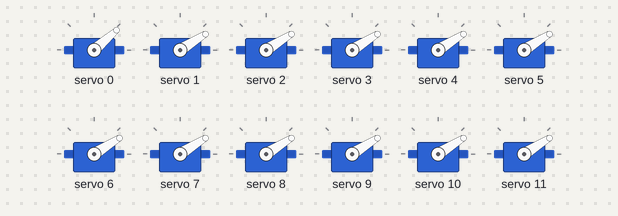
A sketch run on a simulated Arduino Uno, built with avr-gcc and run on an emulated ATmega328P. Parts: 12 × servo.

Above: at 0.05 s.
At 0.2 s:
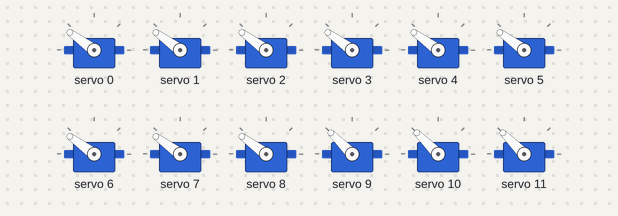
At 0.75 s:
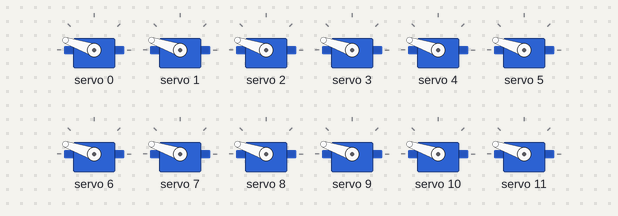
At 1.3 s:
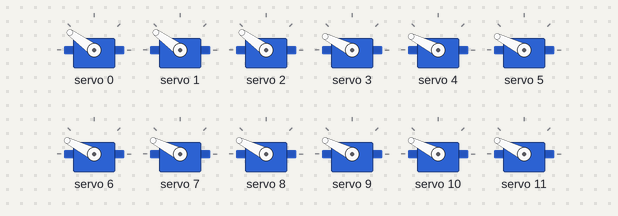
At 1.45 s:
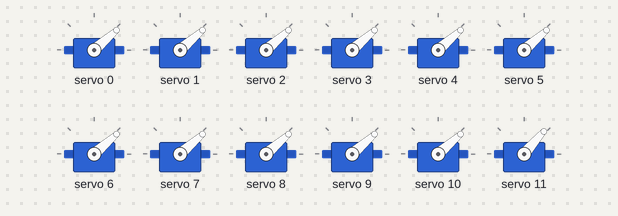
At 3.45 s:
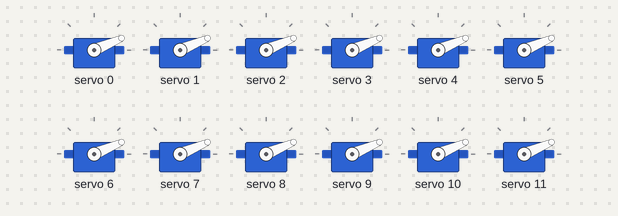
Timing chart, 0 to 8.0 s (numbered marks = the images above):
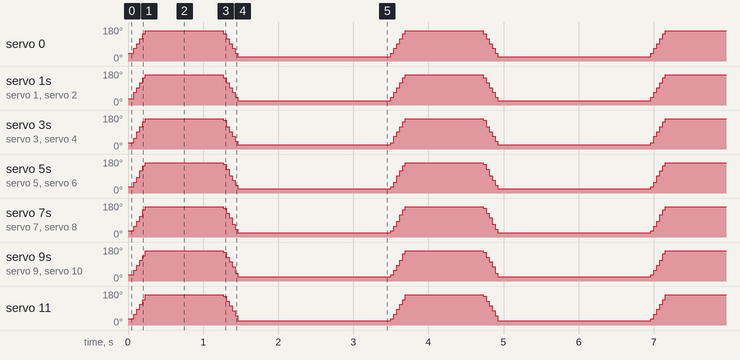

Measured:
- by itself, servo 0–2: repeats every 3.5 s: 92° 0.04 s, 118° 0.04 s, 144° 0.03 s, 161° 1.0 s, 144° 0.04 s, 118° 0.04 s, 92° 0.04 s, 67° 0.04 s, 41° 0.03 s, 23° 2.0 s, 41° 0.04 s, 67° 0.04 s
- by itself, servo 11: repeats every 3.5 s: 84° 0.04 s, 110° 0.04 s, 135° 0.03 s, 161° 1.0 s, 153° 0.04 s, 127° 0.04 s, 101° 0.04 s, 75° 0.04 s, 49° 0.03 s, 23° 2.0 s, 32° 0.04 s, 58° 0.04 s

The sketch:

ServoControllerTest.ino
```cpp
#include <Wire.h>
#include <Adafruit_PWMServoDriver.h>

Adafruit_PWMServoDriver servos = Adafruit_PWMServoDriver(0x40);


#define SERVOMIN 172
#define SERVOMAX 565
unsigned int pos0=0; // 172 ancho de pulso en cuentas para pocicion 0° 262
unsigned int pos180=180; // 565 ancho de pulso en cuentas para la pocicion 180° 488
unsigned int pulselength;

void setup() {
  servos.begin();
  servos.setPWMFreq(60); //Frecuecia PWM de 60Hz o T=16,66ms
}


void loop() {

  for (int degrees = pos0; degrees < pos180; degrees=degrees+10) {
    for(int n=0;n<16;n++)
    {
      pulselength = map(degrees, 0, 180, SERVOMIN, SERVOMAX);
      servos.setPWM(n,0,pulselength);
    }
  }
  delay(1000);
  for (int degrees = pos180; degrees > pos0; degrees=degrees-10) {
    for(int n=0;n<16;n++)
    {
      pulselength = map(degrees, 0, 180, SERVOMIN, SERVOMAX);
      servos.setPWM(n,0,pulselength);
    }
  }
  delay(2000);
}
```
